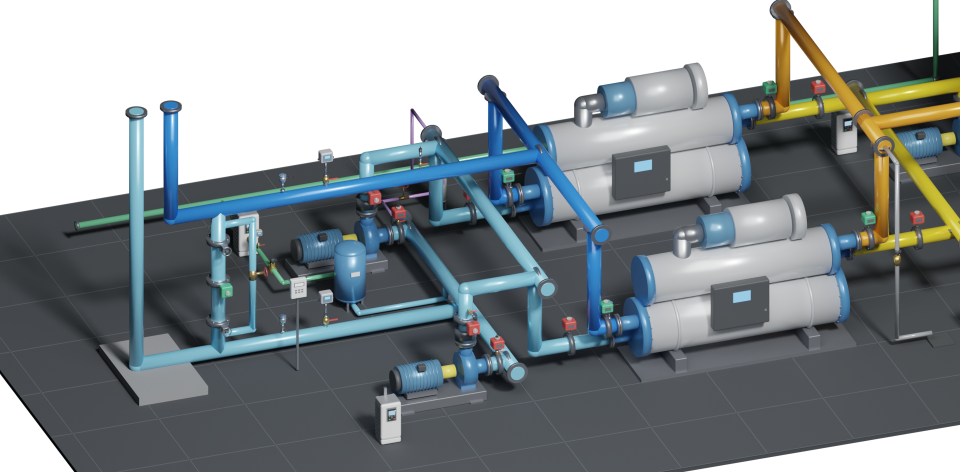
#> input picture station/shared/px/img/v73_3d_chiller.png, 1920 x 944 px (shown at 1/2 size)
$ python -i gen_px79d.py   (imports and definitions only)
#> lines starting #> are read from the running program, lines starting #| are printed output that depends on the picture
### tools/gen_px74.py
"""ALT_CP_Ref_V7_4 Px graphics = V7.3 pages (gen_px73, imported) + V7.4 changes:
  - instruments: new TT (RTD + DIN head), PT (transmitter + isolation valve), ONICON-form insertion magmeters / System-10 BTU,
    ME96SS-form panel power meter, ACH580-form drives, OA T/RH in a radiation shield (original renders, no logos)
  - butterfly valves: 9-position actuator frames bound to the valve position; amber 'motor running' indicator while travelling
  - plant schematic: animated flow chevrons in the true flow direction, shown only where water is flowing
  - units bar / gpm in the page texts; faceplates redesigned around the equipment render
usage: gen_px74.py bog kitdir outdir regdir sprites73dir sprites74dir"""
import sys, os, re, csv, json, shutil, math
sys.path.insert(0, os.path.dirname(os.path.abspath(__file__)))
from xml.sax.saxutils import quoteattr
import numpy as np
from PIL import Image, ImageDraw
import gen_px73 as G73
from gen_px73 import G, G7, G71, SPR, own, ximg_bool, val, lbl, panel, rows, status_led, BG, PANEL, EDGE, LBL, VAL, TXT, RUN, OFF, FLT, WARN, OKC
from gen_px71 import ximg, hot, tag, isa

STATION = 'ALT_CP_Ref_V7_4'
G73.STATION = STATION


# ================================================================ header
# [14 lines left out: function header, not called in this run]


G.Page.header = header
G73.header = header

# ================================================================ sprites: aliases + new instruments
ALIAS = {'v73_fm_h': 'v74_fm_h', 'v73_fm_v': 'v74_fm_v', 'v73_fm_vl': 'v74_fm_vl', 'v73_btu_h': 'v74_btu_h', 'v73_oa': 'v74_oa',
         'v73_vsd_on': 'v74_vsd_on', 'v73_vsd_off': 'v74_vsd_off',
         'v73_bfv_onoff_h': 'v74_bfv_onoff_h_8', 'v73_bfv_mod_h': 'v74_bfv_mod_h_4', 'v73_bfv_man_h': 'v74_bfv_man_h',
         'v73_bfv_onoff_v': 'v74_bfv_onoff_v_8', 'v73_bfv_mod_v': 'v74_bfv_mod_v_4', 'v73_bfv_man_v': 'v74_bfv_man_v'}
_sprite73 = G73.sprite


# [4 lines left out: function sprite, not called in this run]


G73.sprite = sprite


def tt_top(p, cx, cy): sprite(p, 'v74_tt_top', cx, cy + 3)
def tt_bot(p, cx, cy): sprite(p, 'v74_tt_bot', cx, cy - 3)
def pt_top(p, cx, cy): sprite(p, 'v74_pt_top', cx, cy + 2)


_pic73 = G73.pic


# [4 lines left out: function pic, not called in this run]


for mod in (G73, G71):
    mod.tt_top, mod.tt_bot, mod.pt_top = tt_top, tt_bot, pt_top
G73.pic = pic

# ---------------------------------------------------------------- 3-D pages: the fixed legend row is reserved for the card placer
_page3d73, _legend3d73 = G73.page3d, G73.legend3d
_LASTP = {}


# [4 lines left out: function page3d, not called in this run]


def legend3d(p, x, y):
    _legend3d73(p, x, y)
    if 'P' in _LASTP: _LASTP['P'].block(x, y - 136, 820, 22)          # placer works in render coordinates (page y - 136)


G73.page3d, G73.legend3d = page3d, legend3d


# ---------------------------------------------------------------- animated butterfly valves
VTAG = {'CH01ValveOpenProof': 'CH01_ChwIso', 'CH02ValveOpenProof': 'CH02_ChwIso', 'CH01CdwValveOpenProof': 'CH01_CdwIso',
        'CH02CdwValveOpenProof': 'CH02_CdwIso', 'CH01_ChwFCVCmd': 'CH01_ChwFCV', 'CH02_ChwFCVCmd': 'CH02_ChwFCV',
        'CH01_CdwHPVCmd': 'CH01_CdwHPV', 'CH02_CdwHPVCmd': 'CH02_CdwHPV', 'CT01ValveOpenProof': 'CT01_InletMV', 'CT02ValveOpenProof': 'CT02_InletMV',
        'CT01_OutletMVCmd': 'CT01_OutletMV', 'CT02_OutletMVCmd': 'CT02_OutletMV', 'CHW_BypassValveCmd': 'CHW_BypassMV'}
for u in ('CHP01', 'CHP02', 'CDP01', 'CDP02'):
    for sd in ('Suction', 'Discharge'): VTAG[f'{u}_{sd}MVCmd'] = f'{u}_{sd}MV'
VALVE_USED = []


# [36 lines left out: functions frame_map, bfv, not called in this run]


G73.bfv = bfv


# ================================================================ sprite build: v73 + v74, valve position bar, indicator gif
# [53 lines left out: functions build_sprites, save_gif, not called in this run]


# ================================================================ animated pipe flow (plant schematic)
TINT = {'chws': (205, 228, 255), 'chwr': (225, 246, 255), 'cdws': (255, 250, 215), 'cdwr': (255, 232, 205),
        'mu': (215, 255, 225), 'chem': (240, 225, 255), 'drain': (235, 235, 235)}


# [169 lines left out: functions flow_segments, _param_polys, water_frames, flow_overlays, not called in this run]


PLANT_FIX = [("tag(p, 590, y - 100, 84, f'{u}_DischargePressure'", "tag(p, 590, y - 116, 84, f'{u}_DischargePressure'"),
             ("tag(p, 432, 150, 80, 'CHWS'", "tag(p, 432, 140, 80, 'CHWS'"),
             ("pct_at=(X_BYP + 34, 628))", "pct_at=(X_BYP + 44, 628))"),
             ("tag(p, X_CDSUC - 150, 506, 94, 'CDW_Flow'", "tag(p, X_CDSUC - 144, 506, 94, 'CDW_Flow'"),
             ("        sprite(p, nm, 1918, 792 + i * 52)\n        lbl(p, 1944, 780 + i * 52, 136, t, 8, TXT)",
              "        sprite(p, nm, 1918, 806 + i * 50)\n        lbl(p, 1944, 794 + i * 50, 136, t, 8, TXT)"),
             ("tag(p, 288, 910, 96, 'CHWFlow'", "tag(p, 196, 960, 96, 'CHWFlow'"),
             ("lbl(p, 470, 928, 360, '◀ CHW LOOP FILL: solenoid · meter · RPZ  (make-up water)', 8, C_MU, True, h=16)",
              "lbl(p, 452, 930, 150, '◀ CHW FILL (make-up)', 8, C_MU, True, h=16)"),
             ("pct=f'{c}_ChwFCVCmd', what=f'{c} evaporator FCV', pct_at=(748, y + 2))", "pct=f'{c}_ChwFCVCmd', what=f'{c} evaporator FCV', pct_at=(870, y - 20))"),
             ("pct=f'{c}_CdwHPVCmd', what=f'{c} condenser HPV', pct_at=(x + 206, y + 2))", "pct=f'{c}_CdwHPVCmd', what=f'{c} condenser HPV', pct_at=(x + 140, y - 20))"),
             ("hdr_text(p, X_CDS - 136, CDP['02'][1] + 16, 'CDP DISCH. HDR ▶', C_CDWS, 132)",
              "hdr_text(p, 1072, 944, 'CDP DISCH. HDR ▲', C_CDWS, 104)")]


def _patched(fn, fixes):
    import inspect, textwrap
    src = textwrap.dedent(inspect.getsource(fn))
    for a, b in fixes:
        assert a in src, a
        src = src.replace(a, b)
    ns = {}
    exec(compile(src, f'<patched {fn.__name__}>', 'exec'), fn.__globals__, ns)
    return ns[fn.__name__]


# [19 lines left out: function plant_page, not called in this run]


# ================================================================ valves page: V7.4 symbols + actuator animation note
VALVES_FIX = [("panel(p, x0, 80, 530, 350, 'SYMBOLS (V7.3 butterfly valves)')", "panel(p, x0, 80, 530, 420, 'SYMBOLS (V7.4 butterfly valves)')"),
              ("        sprite(p, nm, x0 + 60, 136 + i * 50)\n        lbl(p, x0 + 120, 122 + i * 50, 400, t, 9, TXT)",
               "        sprite(p, nm, x0 + 60, 150 + i * 52)\n        lbl(p, x0 + 120, 136 + i * 52, 400, t, 9, TXT)\n"
               "    for i, t in enumerate(('Actuator picture follows the valve position (9 steps) + yellow/green bar = % open.',\n"
               "                           'Amber rotating lamp on the actuator = motor running (command and position differ).',\n"
               "                           'On/off valves without a % feedback: position estimated from the stroke time.')):\n"
               "        lbl(p, x0 + 12, 430 + i * 20, 510, t, 8, '#c9d3dd')")]


def valves_page():
    return _patched(G73.valves_page, VALVES_FIX)()


# ================================================================ energy dashboard: no text inside the narrow bars (values shown below)
# [12 lines left out: function energy_dashboard, not called in this run]


# ================================================================ units in page texts (points carry their own facets)
UNIT_TXT = [(re.compile(r'\bkPa\b'), 'bar'), (re.compile(r'm(?:3|³)/h(?:r)?\b'), 'gpm')]


# [42 lines left out: functions units_text, fp_equipment, fp_btu, fp_power, not called in this run]


FLOWS = [('CHW main (FT)', 'CHWFlow'), ('CH01 evaporator', 'CH01_ChwFlow'), ('CH02 evaporator', 'CH02_ChwFlow'),
         ('Evaporator total (bypass PV)', 'CHW_EvapFlowTotal'), ('Bypass min-flow SP', 'CHW_BypassMinFlowSP'), ('BTU meter flow', 'BTU_Flow'),
         ('CDW header', 'CDW_Flow'), ('CH01 condenser', 'CH01_CdwFlow'), ('CH02 condenser', 'CH02_CdwFlow'), ('Tower make-up', 'CT_MakeupFlow'),
         ('Make-up volume', 'CT_MakeupVolume'), ('CHW fill (make-up)', 'CHW_FillFlow'), ('CHW fill volume', 'CHW_FillVolume'),
         ('CHW low-flow alarm', 'CHW_FlowLowAlarm', {'bool_c': (FLT, OKC)}), ('CDW low-flow alarm', 'CDW_FlowLowAlarm', {'bool_c': (FLT, OKC)}),
         ('CHW flow sensor invalid', 'CHWFlow_SensorInvalidAlarm', {'bool_c': (FLT, OKC)})]


# [14 lines left out: functions fp_flow, fp_oa, not called in this run]


# ================================================================ main
# [27 lines that do not run on import are left out]

### tools/gen_px79d.py
# -*- coding: utf-8 -*-
"""V7.9 r2 chiller plant schematic (ALT_V79_Plant_Details.px; Px_Plant = ALT_V79_Plant.px is the R9 overview): V7.8 detail level for 6 slots per type.
 * equipment pictures rendered from the SAME 3-D models as ALT_V79_Building3D.html (chiller, end-suction pump, 2-cell tower)
   grey = stopped, colour = running, tower fans animate
 * shaded pipe layer (CHWS / CHWR / CDWS / CDWR headers, risers, branches, arrows), butterfly valves with position frames,
   TT / PT / FT instruments, flow switches, BTU meter, bypass (MOD + isolation + manual loop), expansion tank
 * cards per pump, info strip per chiller, tower / chiller tables, supervisor, condenser water, outdoor air, legend,
   pools, alarms, control, kW/RT gauge
usage: gen_px79d.py v79.bog kitdir outdir sprites73 sprites74 rawdir"""
import sys, os, json
from xml.sax.saxutils import quoteattr
import numpy as np
from PIL import Image, ImageEnhance
sys.path.insert(0, os.path.dirname(os.path.abspath(__file__)))
import gen_px78 as G78                                      # full V7.8 Px stack (helpers, sprites, header patches)
#> further down, picture is the input picture: PIL image 1920x944 RGBA; mean R, G, B, A 64.6, 71.9, 74.9, 183.3
from gen_px78 import G74, G73, G71, G7, G
from gen_px7 import val, lbl, panel, status_led, RUN, OFF, FLT, WARN, TXT
from gen_px71 import ximg, hot, tag, isa, hdr_text, kwrt_val, OKC
import pipes71
import gen_px79 as P79

SPR = G73.SPR
PW, PH = 2400, 1752
N = 6
Y0, RP = 430, 180                                           # first row top, row pitch
ROW = [Y0 + i * RP for i in range(N)]
X_BLD, X_BYP, X_BYL = 100, 128, 112
X_SUC, X_DIS, X_RIS, CHX = 410, 590, 640, 700
X_CDR, X_CDS, X_CDSUC = 1000, 1040, 1200
PX_CHP, PX_CDP = 440, 1060
Y_CHWS, Y_CDR, Y_CDWS = 200, 140, 405
Y_CHWR = ROW[-1] + 196
TX = [1080 + j * 215 for j in range(N)]; TY = 185
RX = 1470; RW = 2390 - RX
GOOD = OKC
C_MU, C_CHEM = '#3cbe64', '#aa6ee6'


def has(pt): return pt in G7.PATH


def first(*pts): return next((q for q in pts if has(q)), pts[0])


def v(p, x, y, w, pt, what, h=18, size=8, **kw):
    if has(pt): val(p, x, y, w, pt, what, h=h, size=size, **kw)
    else: lbl(p, x, y, w, '—', size, '#566573', h=h, halign='center')


# [5 lines left out: function rows, not called in this run]


def t_(p, x, y, w, pt, what, pre, size=8):
    if has(pt): tag(p, x, y, w, pt, what, pre, size=size)


# ================================================================ equipment sprites from the 3-D renders
def _grey(im):
    a = im.getchannel('A'); g = ImageEnhance.Color(im.convert('RGB')).enhance(0.12); g = ImageEnhance.Brightness(g).enhance(0.62)
#> after `a = im.getchannel('A')`:
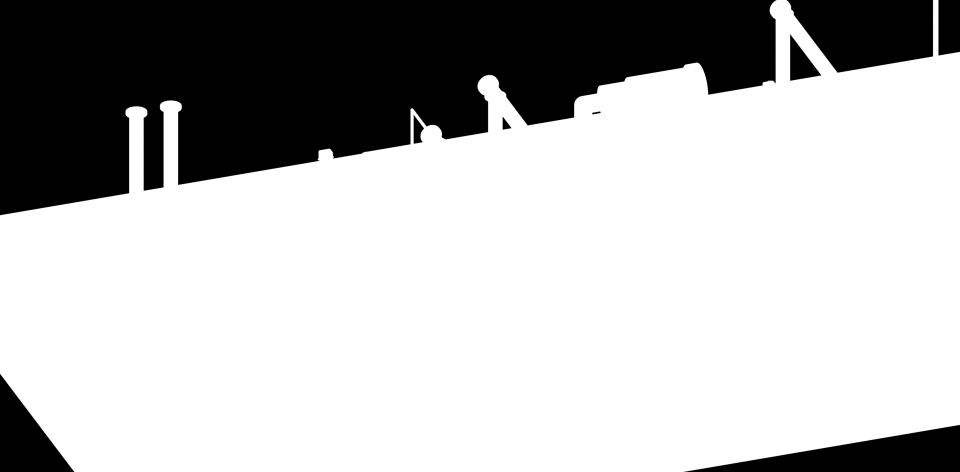
#> a: PIL image 1920x944 L (shown at 1/2 size); min 0, max 255, mean 183.3
#> after `g = ImageEnhance.Color(im.convert('RGB')).enhance(0.12)`:
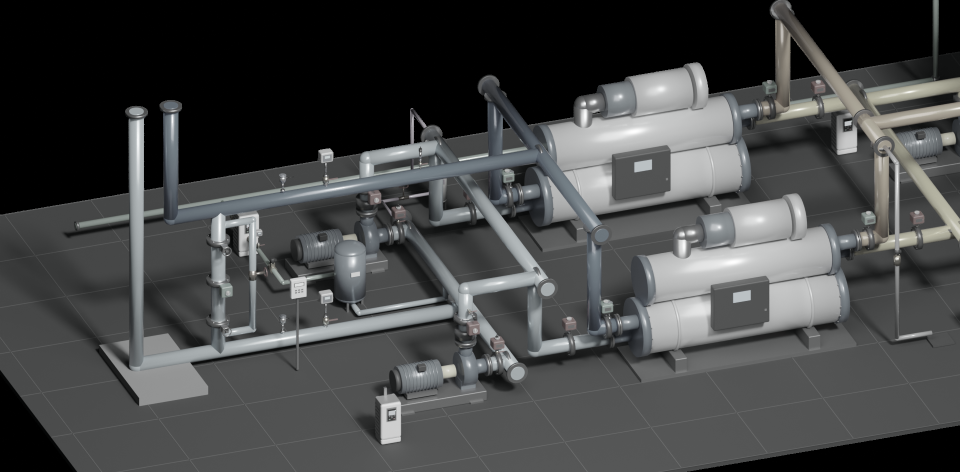
#> g: PIL image 1920x944 RGB (shown at 1/2 size); mean R, G, B 69, 70.1, 70.3
#> after `g = ImageEnhance.Brightness(g).enhance(0.62)`:
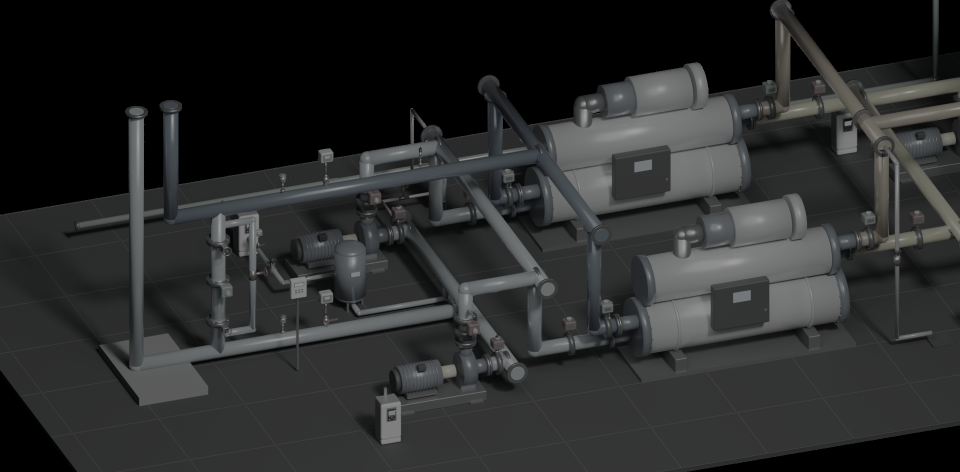
#> g: PIL image 1920x944 RGB (shown at 1/2 size); mean R, G, B 42.4, 43.1, 43.2
    g = g.convert('RGBA'); g.putalpha(a); return g
#> after `g.putalpha(a)`:
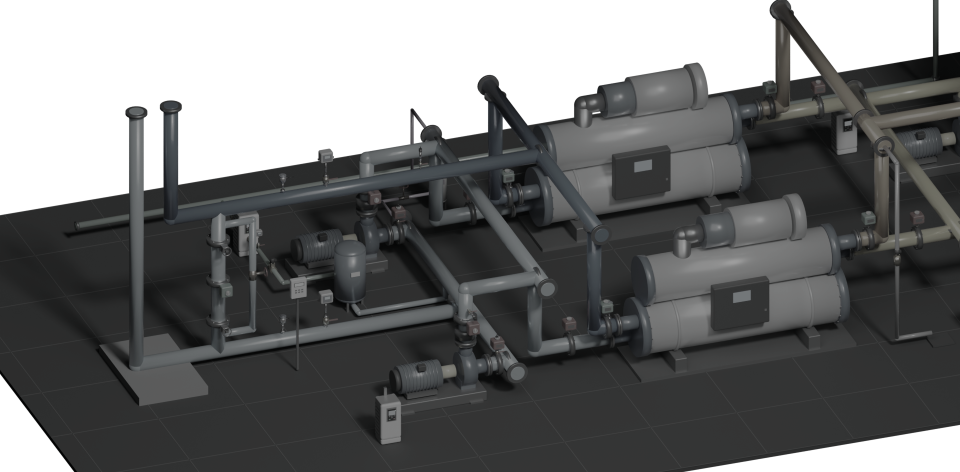
#> g: PIL image 1920x944 RGBA (shown at 1/2 size); mean R, G, B, A 42.4, 43.1, 43.2, 183.3; transparent parts drawn white


# [33 lines left out: functions _matte, eq_sprites, not called in this run]


def A(name, k, x, y):
    a = SPR[name]['anchors'][k]; return x + a[0], y + a[1]


def eq_img(p, name, x, y, run, what, popup=None, ptitle='', on_ext='.png'):
    w, h = SPR[name]['size']
    G73.ximg_bool(p, x, y, w, h, run, f'{name}_on{on_ext}', f'{name}_off.png', what, popup=popup, ptitle=ptitle)


# ================================================================ valves (base slots animate via V7.4 VTAG, expansion via Gfx_<u>_..._Pos)
# [92 lines left out: functions valve, pipes, U, not called in this run]


def inst_chip(p, x, y, w, pt, what):
    v(p, x, y, w, pt, what, h=16, size=7, bool_c=('#1f6f43', '#5d6d7e'))


# [219 lines left out: functions pcard, plant, not called in this run]


# [16 lines not run here, left out]

>>> from PIL import Image
>>> picture = Image.open('../station/shared/px/img/v73_3d_chiller.png')
>>> result = _grey(picture)

$ run again, on station/shared/px/img/v73_bfv_onoff_h.png
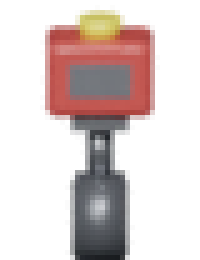
#> input picture station/shared/px/img/v73_bfv_onoff_h.png, 40 x 52 px (shown 5 times larger)
#> picture is the input picture: PIL image 40x52 RGBA; mean R, G, B, A 50.1, 35.3, 33.1, 80.5
#> in _grey, `a = im.getchannel('A')`:
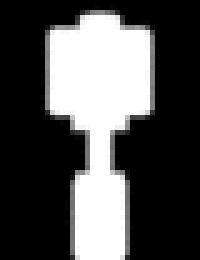
#> a: PIL image 40x52 L (shown 5 times larger); min 0, max 255, mean 80.5
#> in _grey, `g.putalpha(a)`:
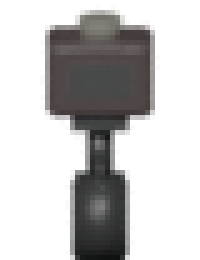
#> g: PIL image 40x52 RGBA (shown 5 times larger); mean R, G, B, A 24.9, 23.9, 23.6, 80.5; transparent parts drawn white
